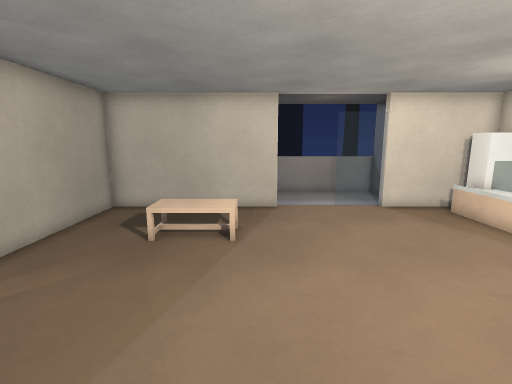
[1] (above)

18 first-person views from a walk through a level from a Godot 3-D game. The camera is 1.5 m above the floor, tilts 10° down and sees 85° across. The floor is counted in squares, 0.5 m on a side. Each view is taken from the middle of a square. On the plan, view 1 faces up. The plan holds only what a view shows up to about 20 squares ahead; the rest is blank. The place goes on beyond the plan. Door leaves are left out where a doorway can be walked through. Surface patterns are stand-ins for the level's own textures.

[2]
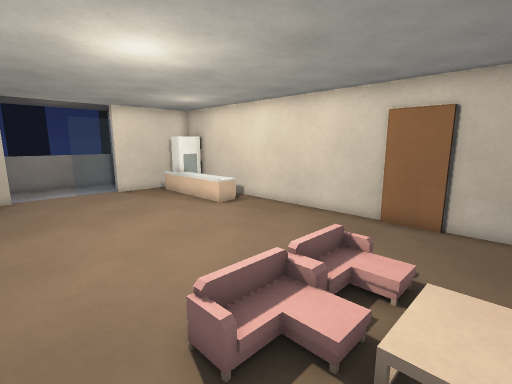

[3]
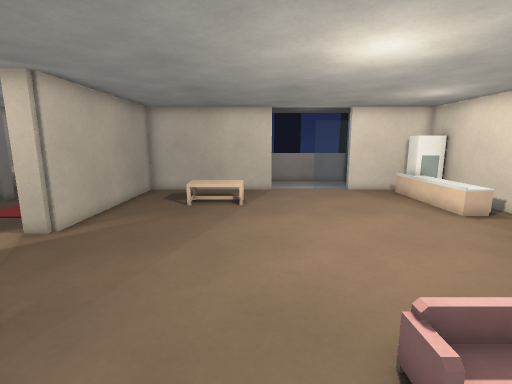

[4]
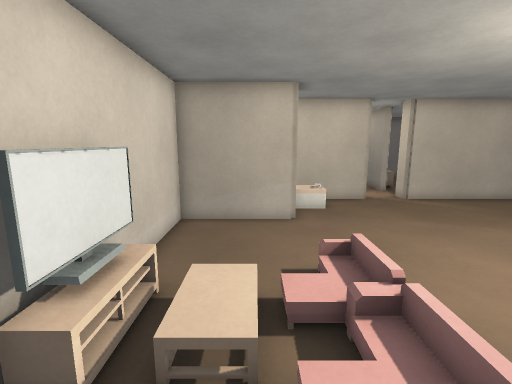

[5]
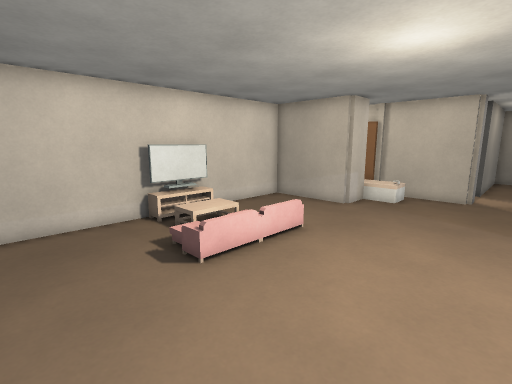

[6]
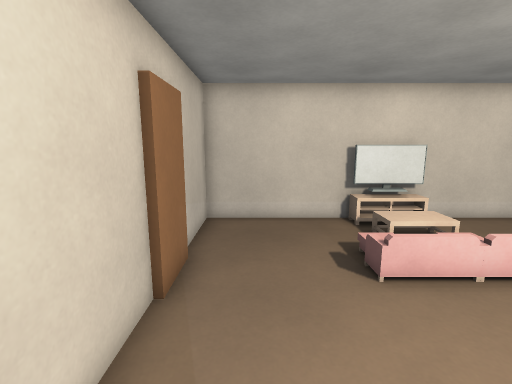

[7]
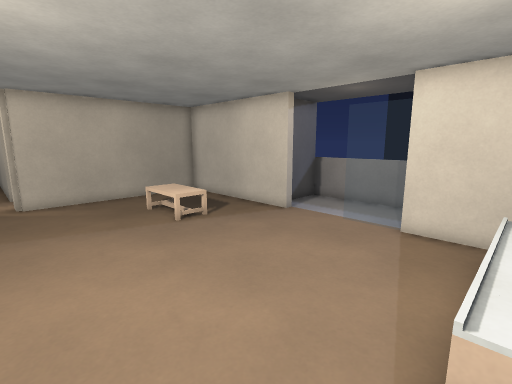

[8]
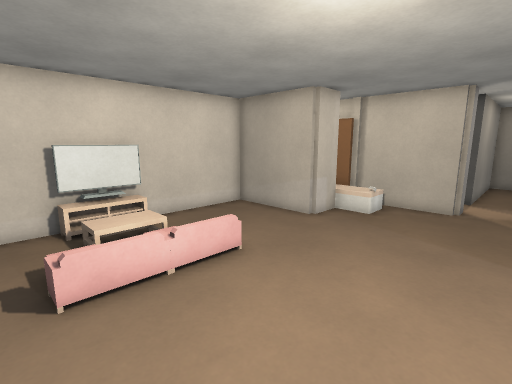

[9]
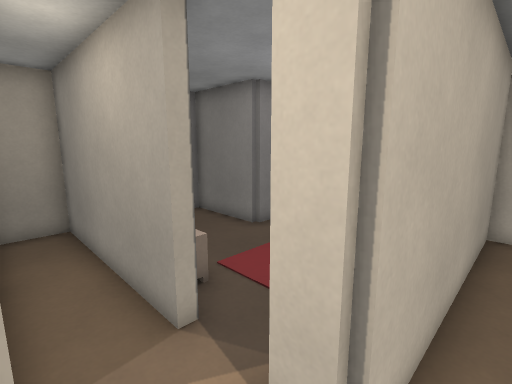

[10]
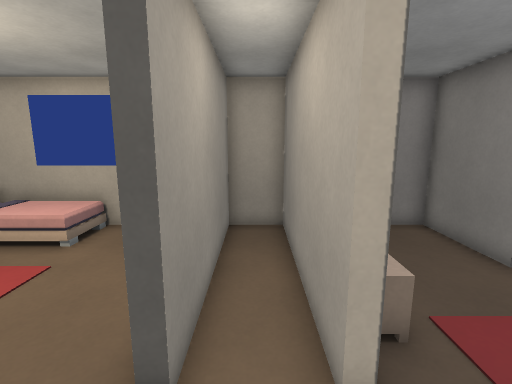

[11]
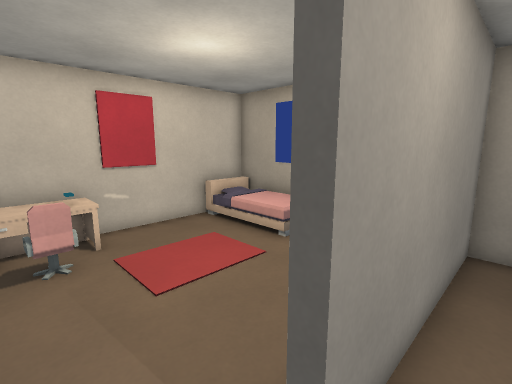

[12]
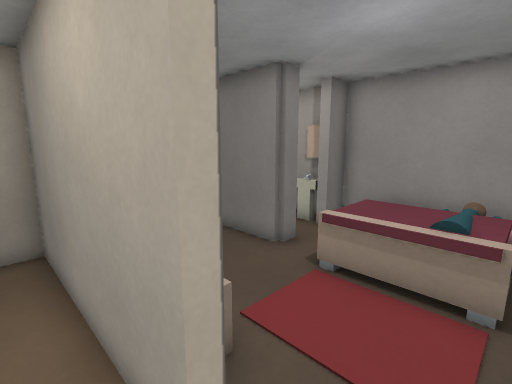

[13]
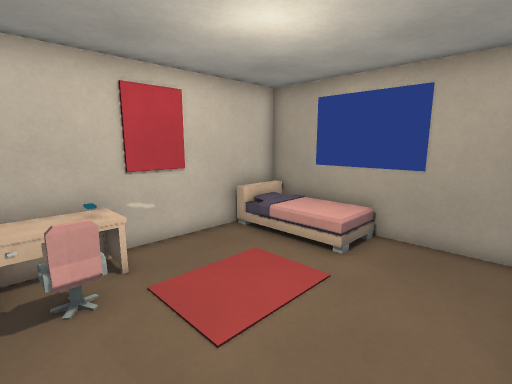

[14]
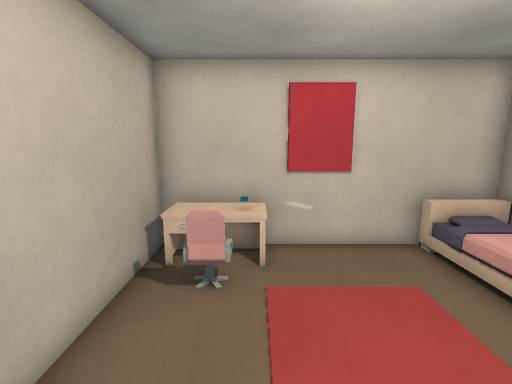

[15]
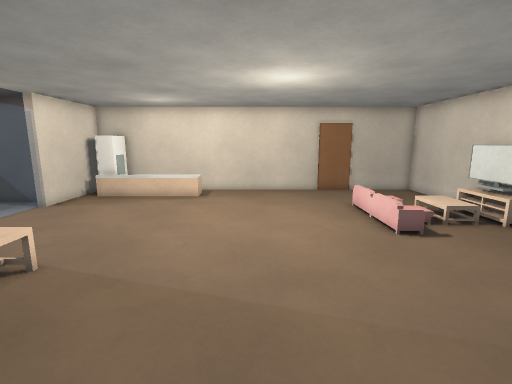

[16]
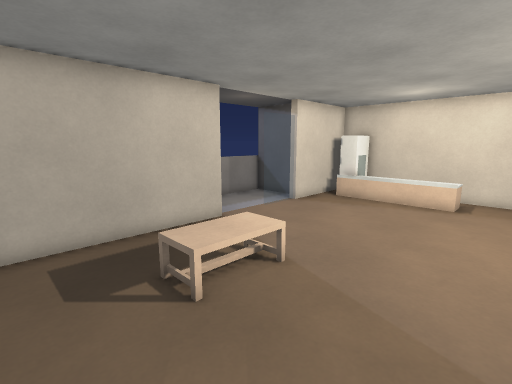

[17]
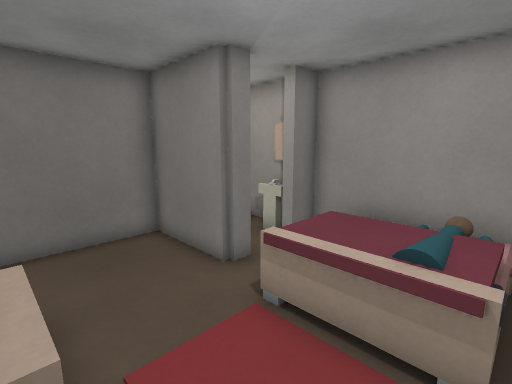

[18]
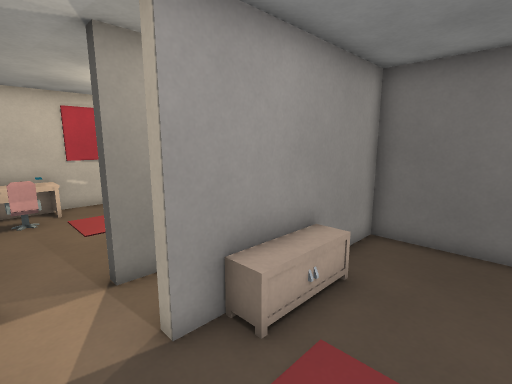

### Floor plan
Key: @ floor where view 1 was taken; # wall or solid block; . floor; / step, stairs or slope; D door; = window, fence, low wall or low ledge; C cabinet; F fridge; T TV; B bed; E desk; O other object.
Columns run from 17 left of view 1 to 11 right of it. Each row starts with its distance up from view 1.
 17                  #======#
 16                  #......#
 15                  #......#
 14                  #......#
 13    #####  #########..  ######
 12     #   # #...............CF#
 11     # OOO.#...............CC#
 10    ##.OOO #...............CC#
  9 ####..=OOB#...OOO.........CC#
  8 #.........#...............CC#
  7 #.........#...............CC#
  6 #......D..#...............C.#
  5 #...OOOD..#.................#
  4 ########..#.................#
  3 #...........................#
  2 ########..#.................#
  1 #.........#.................#
  0 #.........#......@..........#
 -1 #.........#OO...............D
 -2 #.........#####..../////....D
 -3 #OO..  ...#   #.....////....D
 -4 # O.......#   #.....///.....#
 -5 # O....E E#   #.....///.....#
 -6 # O....E E#   #.....T=T.....#
 -7 ##B########   ###############

Positions as (right, up) in squares from view 1, and headings:
1: (0, 0), facing up
2: (0, -5), facing up-right
3: (0, -5), facing up
4: (8, -4), facing left
5: (10, 4), facing down-left
6: (9, 4), facing down
7: (9, 3), facing up-left
8: (7, 4), facing down-left
9: (-6, 2), facing up-left
10: (-7, 3), facing left
11: (-8, 3), facing down-left
12: (-8, 3), facing up-left
13: (-8, 1), facing down-left
14: (-10, 1), facing down
15: (-7, 3), facing right
16: (-6, 4), facing up-right
17: (-8, 5), facing up-left
18: (-8, 8), facing down-left
